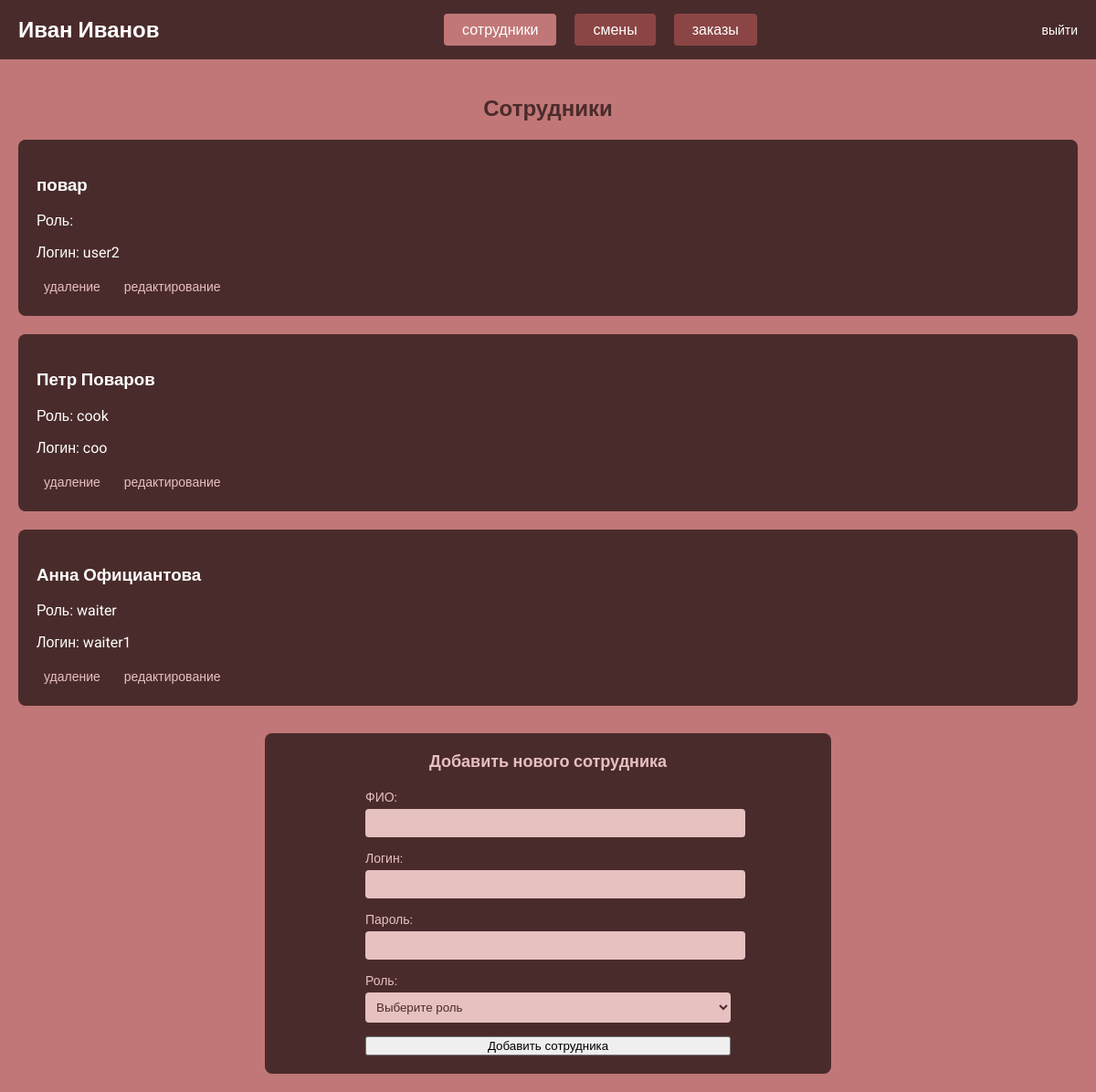
The app's page /экзамен/admin/employees.php (signed in) with its own data.
### tables this page shows
CREATE TABLE `users` (
  `id` int(11) NOT NULL,
  `full_name` varchar(100) NOT NULL,
  `username` varchar(50) NOT NULL,
  `password` varchar(100) NOT NULL,
  `role` enum('admin','cook','waiter') NOT NULL
);

### экзамен/admin/employees.php (the view, shortened to what this page needs)
<?php
require_once '../config.php';
$stmt = $pdo->prepare("SELECT full_name FROM users WHERE id = ?");
$stmt->execute([$_SESSION['user_id']]);
$user = $stmt->fetch(PDO::FETCH_ASSOC);
$stmt = $pdo->query("SELECT * FROM users WHERE role != 'admin' ORDER BY role, full_name");
$employees = $stmt->fetchAll(PDO::FETCH_ASSOC);
$edit_employee = null;
?>
<!DOCTYPE html>
<html lang="ru">
<head>
    <link rel="stylesheet" href="../style.css">
</head>
<body>
    <div class="header">
        <h1><?php echo htmlspecialchars($user['full_name']); ?></h1>
        <div class="nav-links">
            <a href="employees.php" class="nav-link active">Сотрудники</a>
            <a href="shifts.php" class="nav-link">Смены</a>
            <a href="orders.php" class="nav-link">Заказы</a>
        </div>
        <a href="../logout.php" class="logout-btn">выйти</a>
    </div>
    <div class="content">
        <h2 class="page-title">Сотрудники</h2>
        <?php foreach ($employees as $employee): ?>
            <div class="employee-card">
                <div class="employee-info">
                    <h3><?php echo htmlspecialchars($employee['full_name']); ?></h3>
                    <p>Роль: <?php echo htmlspecialchars($employee['role']); ?></p>
                    <p>Логин: <?php echo htmlspecialchars($employee['username']); ?></p>
                </div>
                <div class="employee-actions">
                    <form method="POST" style="display: inline;">
                        <button type="submit" name="delete_employee" class="action-btn" onclick="return confirm('Вы уверены, что хотите удалить этого сотрудника?')">удаление</button>
                    </form>
                    <a href="?edit=<?php echo $employee['id']; ?>" class="action-btn">редактирование</a>
                </div>
            </div>
        <?php endforeach; ?>
        <div class="add-employee-form">
            <h3><?php echo $edit_employee ? 'Редактировать сотрудника' : 'Добавить нового сотрудника'; ?></h3>
            <form method="POST" class="employee-form">
                <div class="form-group">
                    <label for="full_name">ФИО:</label>
                    <input type="text" id="full_name" name="full_name" required class="form-input"
                           value="<?php echo $edit_employee ? htmlspecialchars($edit_employee['full_name']) :
                                      (isset($_POST['full_name']) ? htmlspecialchars($_POST['full_name']) : ''); ?>">
                </div>
                <div class="form-group">
                    <label for="username">Логин:</label>
                    <input type="text" id="username" name="username" required class="form-input"
                           value="<?php echo $edit_employee ? htmlspecialchars($edit_employee['username']) :
                                      (isset($_POST['username']) ? htmlspecialchars($_POST['username']) : ''); ?>">
                </div>
                <div class="form-group">
                    <label for="password">Пароль:<?php echo $edit_employee ? ' (оставьте пустым, чтобы не менять)' : ''; ?></label>
                    <input type="password" id="password" name="password" <?php echo $edit_employee ? '' : 'required'; ?> class="form-input">
                </div>
                <div class="form-group">
                    <label for="role">Роль:</label>
                    <select id="role" name="role" required class="form-input">
                        <option value="">Выберите роль</option>
                    </select>
                </div>
                <button type="submit" name="<?php echo $edit_employee ? 'edit_employee' : 'add_employee'; ?>" class="submit-btn">
                    <?php echo $edit_employee ? 'Сохранить изменения' : 'Добавить сотрудника'; ?>
                </button>
            </form>
        </div>
    </div>
</body>
</html>

### экзамен/style.css (style rules this page uses)
:root { --dark-brown: #4a2b2b; --medium-brown: #8b4545; --light-pink: #e7c0c0; --pink: #c17777; --green: #458b45; --red: #8b4545; }
body { margin: 0; padding: 0; font-family: 'Roboto', sans-serif; background-color: var(--pink); }
.header { background-color: var(--dark-brown); padding: 15px 20px; display: flex; justify-content: space-between; align-items: center; color: white; }
.header h1 { margin: 0; font-size: 24px; }
.nav-links { display: flex; gap: 20px; margin: 0 auto; }
.nav-link { padding: 8px 20px; text-decoration: none; color: white; background-color: var(--medium-brown); border-radius: 4px; text-transform: lowercase; }
.nav-link.active { background-color: var(--pink); }
.logout-btn { color: white; text-decoration: none; font-size: 14px; text-transform: lowercase; }
.content { padding: 20px; }
.page-title { color: var(--dark-brown); margin-bottom: 20px; text-align: center; }
.employee-card { background-color: var(--dark-brown); color: white; padding: 20px; margin-bottom: 20px; border-radius: 8px; }
.employee-actions { display: flex; gap: 10px; margin-top: 10px; }
.action-btn { background: none; border: none; color: var(--light-pink); cursor: pointer; padding: 4px 8px; font-size: 14px; text-decoration: none; }
.form-group { display: flex; flex-direction: column; gap: 5px; }
.form-group label { font-size: 14px; color: var(--light-pink); }
.action-btn { background: none; border: none; color: var(--light-pink); cursor: pointer; padding: 4px 8px; font-size: 14px; }
.add-employee-form { background-color: var(--dark-brown); padding: 20px; border-radius: 8px; margin: 30px auto 0; color: white; max-width: 50%; width: 100%; }
.add-employee-form h3 { color: var(--light-pink); margin: 0 0 20px 0; font-size: 18px; text-align: center; }
.employee-form { display: flex; flex-direction: column; gap: 15px; max-width: 400px; margin: 0 auto; }
.form-input { width: 100%; padding: 8px; border: none; border-radius: 4px; background-color: var(--light-pink); color: var(--dark-brown); }

### records on screen
users: full_name "Иван Иванов"
users: full_name "повар", username "user2"
users: full_name "Петр Поваров", role "cook", username "coo"
users: full_name "Анна Официантова", role "waiter", username "waiter1"
